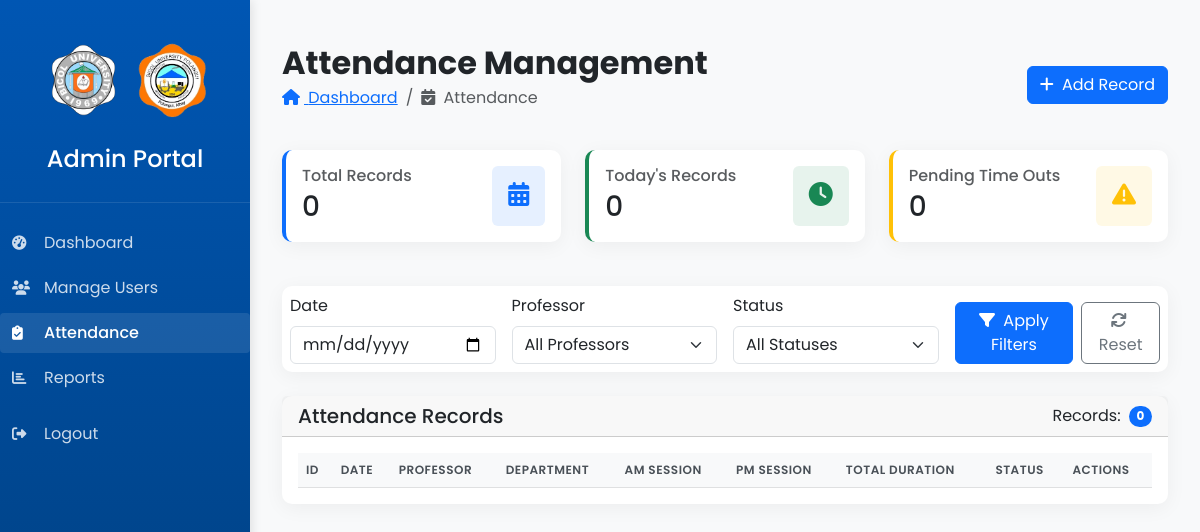
The page /admin/manage-attendance.php (signed in) on the database as committed earlier.
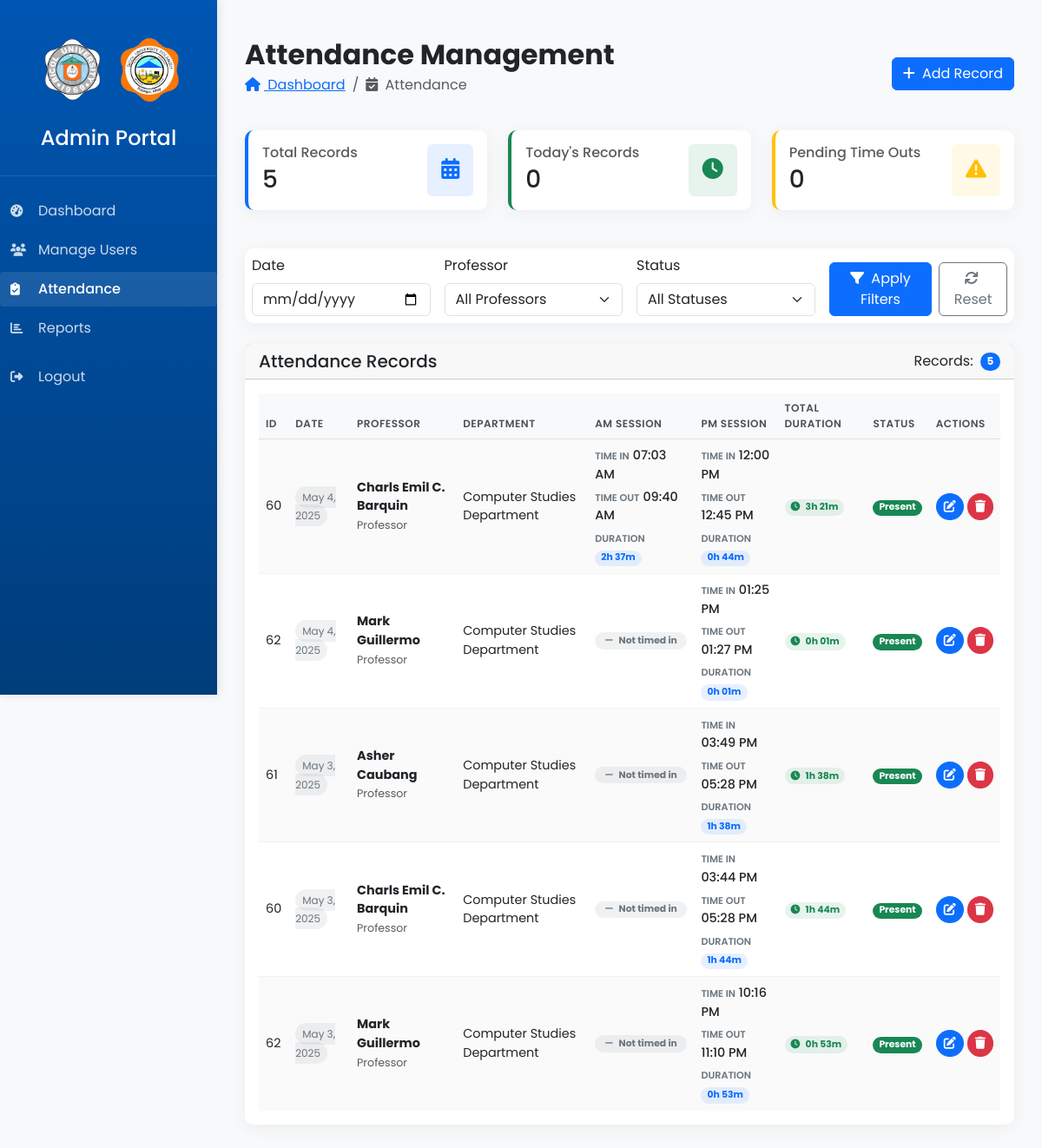
The same page on the database as committed later.
### tables this page shows
CREATE TABLE `attendance` (
  `id` int(11) NOT NULL,
  `professor_id` int(11) NOT NULL,
  `am_check_in` datetime DEFAULT NULL,
  `am_check_out` datetime DEFAULT NULL,
  `pm_check_in` datetime DEFAULT NULL,
  `pm_check_out` datetime DEFAULT NULL,
  `status` enum('present','absent','half-day') DEFAULT 'absent',
  `recorded_at` timestamp NOT NULL DEFAULT current_timestamp(),
  `checkin_date` date NOT NULL DEFAULT curdate(),
  `date` date DEFAULT NULL,
  `work_duration` time DEFAULT NULL,
  `is_late` tinyint(1) DEFAULT 0,
  `schedule_id` int(11) DEFAULT NULL
);

CREATE TABLE `professors` (
  `id` int(11) NOT NULL,
  `name` varchar(100) NOT NULL,
  `email` varchar(100) NOT NULL,
  `designation` varchar(50) DEFAULT NULL,
  `profile_image` varchar(255) DEFAULT NULL,
  `created_at` timestamp NOT NULL DEFAULT current_timestamp(),
  `status` enum('active','pending') DEFAULT 'active',
  `approved_at` datetime DEFAULT NULL,
  `approved_by` int(11) DEFAULT NULL,
  `department` varchar(100) NOT NULL DEFAULT 'Computer Studies Department',
  `phone` varchar(20) NOT NULL,
  `username` varchar(50) DEFAULT NULL,
  `password` varchar(255) DEFAULT NULL,
  `login_attempts` int(11) DEFAULT 0,
  `last_attempt` datetime DEFAULT NULL,
  `account_locked` tinyint(1) DEFAULT 0,
  `lock_until` datetime DEFAULT NULL,
  `last_failed_attempt_ip` varchar(45) DEFAULT NULL
);

### admin/manage-attendance.php (the view, shortened to what the rows shown need)
<?php
require_once '../config/database.php';
$query = "SELECT
            a.id as attendance_id,
            p.id as professor_db_id,
            a.professor_id,
            a.checkin_date as date,
            MAX(a.am_check_in) as am_check_in,
            MAX(a.am_check_out) as am_check_out,
            MAX(a.pm_check_in) as pm_check_in,
            MAX(a.pm_check_out) as pm_check_out,
            MAX(a.status) as status,
            MAX(a.work_duration) as work_duration,
            p.name as professor_name,
            p.department,
            p.designation,
            CASE
                WHEN MAX(a.am_check_in) IS NOT NULL AND MAX(a.pm_check_in) IS NOT NULL THEN 'present'
                WHEN (MAX(a.am_check_in) IS NOT NULL OR MAX(a.pm_check_in) IS NOT NULL) THEN 'half-day'
                ELSE 'absent'
            END as calculated_status
          FROM attendance a
          JOIN professors p ON a.professor_id = p.id";
$query .= " GROUP BY a.professor_id, a.checkin_date";
$query .= " ORDER BY a.checkin_date DESC, p.name ASC";
$stmt = $conn->prepare($query);
$stmt->execute();
$attendance = $stmt->get_result();
$today_attendance = $conn->query("SELECT COUNT(DISTINCT CONCAT(professor_id, '-', checkin_date)) FROM attendance WHERE checkin_date = CURDATE()")->fetch_row()[0];
function calculateDuration($start, $end) {
    if (!$start || !$end) return 0;
    $start_time = new DateTime($start);
    $end_time = new DateTime($end);
    $interval = $start_time->diff($end_time);
    return ($interval->h * 60) + $interval->i;
}
function formatDuration($minutes) {
    $hours = floor($minutes / 60);
    $mins = $minutes % 60;
    return sprintf('%dh %02dm', $hours, $mins);
}
?>
<!DOCTYPE html>
<html lang="en">
<head>
    <link href="https://cdn.jsdelivr.net/npm/bootstrap@5.3.0/dist/css/bootstrap.min.css" rel="stylesheet">
    <link rel="stylesheet" href="https://cdn.datatables.net/1.13.4/css/dataTables.bootstrap5.min.css">
    <link rel="stylesheet" href="https://cdn.datatables.net/buttons/2.3.6/css/buttons.bootstrap5.min.css">
    <link rel="stylesheet" href="https://cdn.datatables.net/buttons/2.3.6/css/buttons.dataTables.min.css">
    <link rel="stylesheet" href="https://cdnjs.cloudflare.com/ajax/libs/font-awesome/6.4.0/css/all.min.css">
    <link rel="stylesheet" href="https://cdn.jsdelivr.net/npm/sweetalert2@11/dist/sweetalert2.min.css">
    <link rel="stylesheet" href="css/dashboard.css">
</head>
<body>
    <main class="main-content">
        <div class="container-fluid py-4">
            <div class="d-flex justify-content-between align-items-center mb-4">
                <div>
                    <h2 class="mb-1 fw-bold">Attendance Management</h2>
                </div>
            </div>
            <div class="card">
                <div class="card-body">
                    <div class="table-responsive">
                        <table id="attendanceTable" class="table table-striped table-hover" style="width:100%">
                            <thead class="table-light">
                                <tr>
                                    <th>ID</th>
                                    <th>Date</th>
                                    <th>Professor</th>
                                    <th>Department</th>
                                    <th>AM Session</th>
                                    <th>PM Session</th>
                                    <th>Total Duration</th>
                                    <th>Status</th>
                                    <th>Actions</th>
                                </tr>
                            </thead>
                            <tbody>
                                <?php while ($record = $attendance->fetch_assoc()):
                                    $am_duration = calculateDuration($record['am_check_in'], $record['am_check_out']);
                                    $pm_duration = calculateDuration($record['pm_check_in'], $record['pm_check_out']);
                                    $total_duration = $am_duration + $pm_duration;
                                    $status = $record['status'] ?? $record['calculated_status'];
                                ?>
                                    <tr>
                                        <td><?= $record['professor_db_id'] ?></td>
                                        <td>
                                            <span class="date-badge rounded-pill px-2 py-1">
                                                <?= date('M j, Y', strtotime($record['date'])) ?>
                                            </span>
                                        </td>
                                        <td>
                                            <div class="d-flex align-items-center">
                                                <div>
                                                    <div class="fw-bold"><?= htmlspecialchars($record['professor_name']) ?></div>
                                                    <small class="text-muted"><?= htmlspecialchars($record['designation']) ?></small>
                                                </div>
                                            </div>
                                        </td>
                                        <td><?= htmlspecialchars($record['department']) ?></td>
                                        <td>
                                            <div class="time-session">
                                                <?php if ($record['am_check_in']): ?>
                                                    <div>
                                                        <span class="time-label">Time In</span>
                                                        <span class="time-value"><?= date('h:i A', strtotime($record['am_check_in'])) ?></span>
                                                    </div>
                                                    <?php if ($record['am_check_out']): ?>
                                                        <div>
                                                            <span class="time-label">Time Out</span>
                                                            <span class="time-value"><?= date('h:i A', strtotime($record['am_check_out'])) ?></span>
                                                        </div>
                                                        <div>
                                                            <span class="time-label">Duration</span>
                                                            <span class="badge rounded-pill bg-primary bg-opacity-10 text-primary">
                                                                <?= formatDuration($am_duration) ?>
                                                            </span>
                                                        </div>
                                                    <?php else: ?>
                                                        <span class="badge rounded-pill bg-warning bg-opacity-10 text-warning">
                                                            <i class="fas fa-clock me-1"></i> Pending time out
                                                        </span>
                                                    <?php endif; ?>
                                                <?php else: ?>
                                                    <span class="badge rounded-pill bg-secondary bg-opacity-10 text-secondary">
                                                        <i class="fas fa-minus me-1"></i> Not timed in
                                                    </span>
                                                <?php endif; ?>
                                            </div>
                                        </td>
                                        <td>
                                            <div class="time-session">
                                                <?php if ($record['pm_check_in']): ?>
                                                    <div>
                                                        <span class="time-label">Time In</span>
                                                        <span class="time-value"><?= date('h:i A', strtotime($record['pm_check_in'])) ?></span>
                                                    </div>
                                                    <?php if ($record['pm_check_out']): ?>
                                                        <div>
                                                            <span class="time-label">Time Out</span>
                                                            <span class="time-value"><?= date('h:i A', strtotime($record['pm_check_out'])) ?></span>
                                                        </div>
                                                        <div>
                                                            <span class="time-label">Duration</span>
                                                            <span class="badge rounded-pill bg-primary bg-opacity-10 text-primary">
                                                                <?= formatDuration($pm_duration) ?>
                                                            </span>
                                                        </div>
                                                    <?php else: ?>
                                                        <span class="badge rounded-pill bg-warning bg-opacity-10 text-warning">
                                                            <i class="fas fa-clock me-1"></i> Pending time out
                                                        </span>
                                                    <?php endif; ?>
                                                <?php else: ?>
                                                    <span class="badge rounded-pill bg-secondary bg-opacity-10 text-secondary">
                                                        <i class="fas fa-minus me-1"></i> Not timed in
                                                    </span>
                                                <?php endif; ?>
                                            </div>
                                        </td>
                                        <td>
                                            <?php if ($total_duration > 0): ?>
                                                <span class="badge rounded-pill bg-success bg-opacity-10 text-success">
                                                    <i class="fas fa-clock me-1"></i>
                                                    <?= formatDuration($total_duration) ?>
                                                </span>
                                            <?php else: ?>
                                                <span class="badge rounded-pill bg-secondary bg-opacity-10 text-secondary">
                                                    <i class="fas fa-minus me-1"></i>
                                                </span>
                                            <?php endif; ?>
                                        </td>
                                        <td>
                                            <?php
                                            $badge_class = 'bg-secondary';
                                            $status_text = 'Not Recorded';
                                            if ($status === 'present') {
                                                $badge_class = 'bg-success';
                                                $status_text = 'Present';
                                            } elseif ($status === 'half-day') {
                                                $badge_class = 'bg-warning text-dark';
                                                $status_text = 'Half Day';
                                            } elseif ($status === 'absent') {
                                                $badge_class = 'bg-danger';
                                                $status_text = 'Absent';
                                            }
                                            ?>
                                            <span class="badge rounded-pill <?= $badge_class ?>">
                                                <?= $status_text ?>
                                            </span>
                                        </td>
                                        <td>
                                            <div class="d-flex justify-content-end gap-1">
                                                <a href="edit-attendance.php?id=<?= $record['attendance_id'] ?>"
                                                    class="btn btn-sm btn-icon btn-primary rounded-circle"
                                                    title="Edit">
                                                    <i class="fas fa-edit"></i>
                                                </a>
                                                <button class="btn btn-sm btn-icon btn-danger rounded-circle delete-btn"
                                                    data-id="<?= $record['attendance_id'] ?>"
                                                    title="Delete"
                                                    data-bs-toggle="modal"
                                                    data-bs-target="#deleteAttendanceModal">
                                                    <i class="fas fa-trash"></i>
                                                </button>
                                            </div>
                                        </td>
                                    </tr>
                                <?php endwhile; ?>
                            </tbody>
                        </table>
                    </div>
                </div>
            </div>
        </div>
    </main>
</body>
</html>

Rows that differ between the two databases and show on the page:
added attendance: professor "60", checkin_date "May 4, 2025", professor.name "Charls Emil C. Barquin", professor.designation "Professor", professor.department "Computer Studies Department", am_check_in "07:03 AM", am_check_out "09:40 AM", am_duration "2h 37m", pm_check_in "12:00 PM", pm_check_out "12:45 PM", pm_duration "0h 44m", total_duration "3h 21m", status_text "Present"
added attendance: professor "62", checkin_date "May 4, 2025", professor.name "Mark Guillermo", professor.designation "Professor", professor.department "Computer Studies Department", shows "Not timed in", pm_check_in "01:25 PM", pm_check_out "01:27 PM", pm_duration "0h 01m", total_duration "0h 01m", status_text "Present"
added attendance: professor "61", checkin_date "May 3, 2025", professor.name "Asher Caubang", professor.designation "Professor", professor.department "Computer Studies Department", shows "Not timed in", pm_check_in "03:49 PM", pm_check_out "05:28 PM", pm_duration "1h 38m", total_duration "1h 38m", status_text "Present"
added attendance: professor "60", checkin_date "May 3, 2025", professor.name "Charls Emil C. Barquin", professor.designation "Professor", professor.department "Computer Studies Department", shows "Not timed in", pm_check_in "03:44 PM", pm_check_out "05:28 PM", pm_duration "1h 44m", total_duration "1h 44m", status_text "Present"
added attendance: professor "62", checkin_date "May 3, 2025", professor.name "Mark Guillermo", professor.designation "Professor", professor.department "Computer Studies Department", shows "Not timed in", pm_check_in "10:16 PM", pm_check_out "11:10 PM", pm_duration "0h 53m", total_duration "0h 53m", status_text "Present"
Other text that changed with them:
$total_attendance: "0" → "5"
$attendance->num_rows: "0" → "5"
